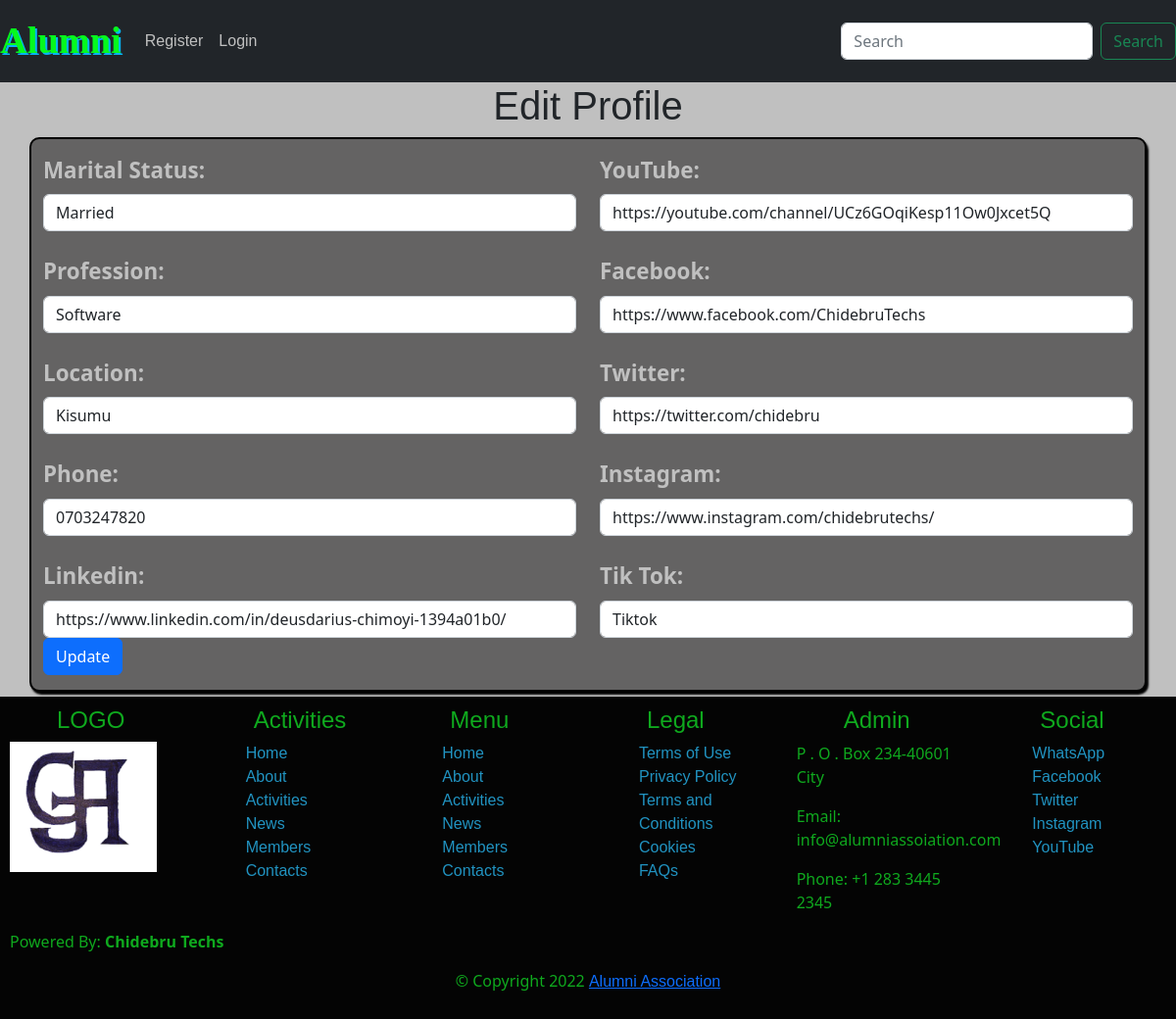
The app's page /profile/edit/1 with its own data.
### alumni/models.py (models this page shows, shortened)
class Profile(db.Model):
    id = db.Column(db.Integer, primary_key=True)
    status = db.Column(db.String(80), nullable=False)
    profession = db.Column(db.String(80), nullable=False)
    location = db.Column(db.String(80), nullable=False)
    phone = db.Column(db.String(80), nullable=False)
    youtube = db.Column(db.String(80), nullable=False)
    linkedin = db.Column(db.String(80), nullable=False)
    facebook = db.Column(db.String(80), nullable=False)
    twitter = db.Column(db.String(80), nullable=False)
    instagram = db.Column(db.String(80), nullable=False)
    tiktok = db.Column(db.String(80), nullable=False)

### alumni/auth.py (the view, shortened to what this page needs)
@auth.route("/profile/edit/<int:id>", methods=['GET', 'POST'])
def edit_profile(id):
    prof  = Profile.query.get_or_404(id)
    form = ProfileForm()
    form.profession.data = prof.profession
    form.location.data  = prof.location
    form.phone.data  = prof.phone
    form.linkedin.data = prof.linkedin
    form.facebook.data  = prof.facebook
    form.twitter.data  = prof.twitter
    form.instagram.data = prof.instagram
    form.youtube.data  = prof.youtube
    form.status.data  = prof.status
    form.tiktok.data  = prof.tiktok
    return render_template('profile/edit-profile.html', form=form, prof=prof, user=current_user)

### alumni/forms.py
class ProfileForm(FlaskForm):
    status = StringField('Marital Status:', validators=[DataRequired()])
    profession = StringField('Profession:', validators=[DataRequired()])
    location = StringField('Location:', validators=[DataRequired()])
    phone = StringField('Phone:', validators=[DataRequired()])
    linkedin = StringField('Linkedin:', validators=[DataRequired()])
    youtube = StringField('YouTube:', validators=[DataRequired()])
    facebook = StringField('Facebook:', validators=[DataRequired()])
    twitter = StringField('Twitter:', validators=[DataRequired()])
    instagram = StringField('Instagram:', validators=[DataRequired()])
    tiktok = StringField('Tik Tok:', validators=[DataRequired()])
    submit = SubmitField('Update')

### alumni/templates/profile/edit-profile.html (shortened to what this page needs)
{% extends "layout.html" %}
{% block body %}
{% include 'navbar.html' %}
<h1 class="text-center"> Edit Profile</h1>
<div class="container add-blog">
    <form action="{{ url_for('auth.edit_profile', id=prof.id) }}" method="POST">
        <div class="profile">
            <div class="row">
                <div class="col-md-6">
                    {{ form.status.label(class='form-label') }}
                    {{ form.status(class='form-control') }}
                    <br>
                    {{ form.profession.label(class='form-label') }}
                    {{ form.profession(class='form-control') }}
                    <br>
                    {{ form.location.label(class='form-label') }}
                    {{ form.location(class='form-control') }}
                    <br>
                    {{ form.phone.label(class='form-label') }}
                    {{ form.phone(class='form-control') }}
                    <br>
                    {{ form.linkedin.label(class='form-label') }}
                    {{ form.linkedin(class='form-control') }}
                </div>
                <div class="col-md-6">
                    {{ form.youtube.label(class='form-label') }}
                    {{ form.youtube(class='form-control') }}
                    <br>
                    {{ form.facebook.label(class='form-label') }}
                    {{ form.facebook(class='form-control') }}
                    <br>
                    {{ form.twitter.label(class='form-label') }}
                    {{ form.twitter(class='form-control') }}
                    <br>
                    {{ form.instagram.label(class='form-label') }}
                    {{ form.instagram(class='form-control') }}
                    <br>
                    {{ form.tiktok.label(class='form-label') }}
                    {{ form.tiktok(class='form-control') }}
        </div>
    </div>
</div>
{{ form.submit(class='btn btn-primary') }}
    </form>
</div>
{% include '_footer.html' %}
{% endblock %}

### alumni/static/css/styles.css (style rules this page uses)
body { background-color: silver !important; font-size: 1.2rem; font-family: Georgia, 'Times New Roman', Times, serif; }
h1, h2, h3, h4, h5, h6 { font-family: 'Franklin Gothic Medium', 'Arial Narrow', Arial, sans-serif; }
label { font-family: 'Segoe UI', Tahoma, Geneva, Verdana, sans-serif; font-size: 1.4rem; }
.add-blog { background-color: rgb(100, 99, 99); color: silver; width: 65vw; font-weight: 600; border: 2px solid black; padding:15px; margin: 5px auto; border-radius: 10px; box-shadow: 2px 3px 2px black; }
@media (max-width: 1200px) { .container { max-width: 1140px; } }

### alumni/static/css/gallery.css (style rules this page uses)
* { box-sizing: border-box; }
input { display: none; }

### records on screen
Profile: status "Married", profession "Software", location "Kisumu", phone "0703247820", linkedin "https://www.linkedin.com/in/deusdarius-chimoyi-1394a01b0/", youtube "https://youtube.com/channel/UCz6GOqiKesp11Ow0Jxcet5Q", facebook "https://www.facebook.com/ChidebruTechs", twitter "https://twitter.com/chidebru", instagram "https://www.instagram.com/chidebrutechs/", tiktok "Tiktok"
